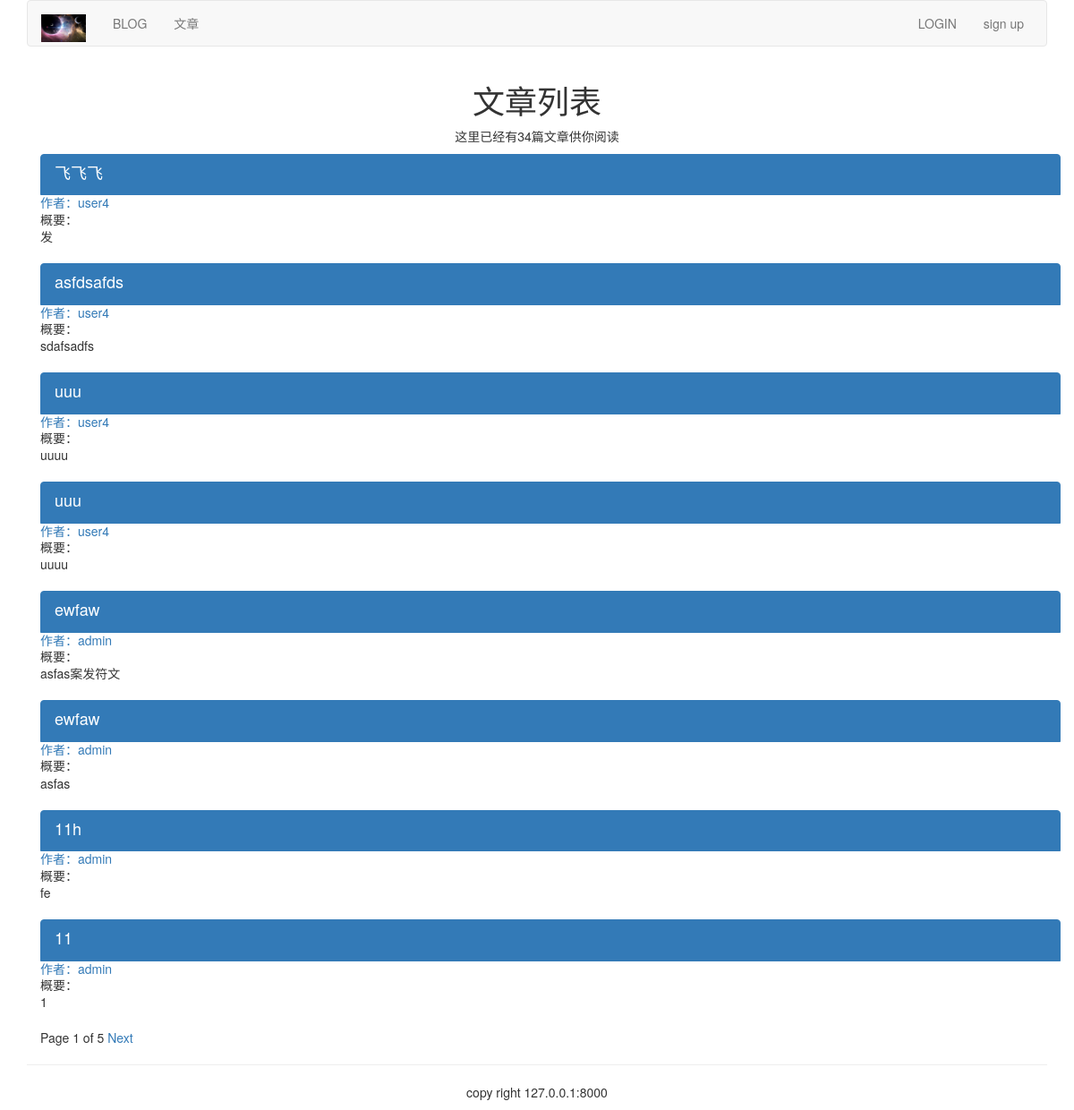
The page /article/list-article-titles/ on the database its author committed.
### article/models.py (models this page shows, shortened)
class ArticlePost(models.Model):
    author = models.ForeignKey(User, on_delete=models.CASCADE, related_name='article')
    title = models.CharField(max_length=200)
    slug = models .SlugField(max_length=500)
    column = models.ForeignKey(ArticleColumn, on_delete=models.CASCADE, related_name='article_column')
    body = models.TextField()
    created = models.DateTimeField(default=timezone.now)
    updated = models.DateTimeField(auto_now=True)
    users_like = models.ManyToManyField(User, related_name='articles_like', blank=True)
    article_tag = models.ManyToManyField(ArticleTag, related_name='article_tag')
    class Meta:
        ordering = ('-updated',)
        index_together = (('id', 'slug'),)
    def get_url_path(self):
        return reverse('article:list_article_detail', args=[self.id, self.slug])

### article/list_views.py (the view)
# urls.py: url(r'^list-article-titles/(?P<username>[-\w]+)/$',list_views.article_titles,name='author_articles'),
def article_titles(request,username=None):
    if username:
        user = User.objects.get(username=username)
        articles_title = ArticlePost.objects.filter(author=user)
        try:
            userinfo = user.userinfo
        except:
            userinfo = None
    else:
        articles_title = ArticlePost.objects.all()
    paginator = Paginator(articles_title,8)
    page = request.GET.get('page')
    try:
        current_page = paginator.page(page)
        articles = current_page.object_list
    except PageNotAnInteger:
        current_page = paginator.page(1)
        articles =current_page.object_list
    except EmptyPage:
        current_page = paginator.page(paginator.num_pages)
        articles = current_page.object_list
    if username:
        return render(request,'article/list/author_articles.html',{'articles':articles,'page':current_page,'userinfo':userinfo,'user':user})
    return render(request,'article/list/article_titles.html',{'articles':articles,'page':current_page})

### article/templatetags/article_tags.py (called while the page is built)
@register.simple_tag
def total_articles():
    return ArticlePost.objects.count()

### templates/article/list/article_titles.html (shortened to what this page needs)
{% extends 'base.html' %}
{% load article_tags %}
{% block content %}
<div class="row text-center vertical-middle-sm">
    <h1>文章列表</h1>
    <p>这里已经有{% total_articles %}篇文章供你阅读</p>
</div>
<div class="container">
    {% for article in articles %}
    <div class="list-group">
        <a href="{{ article.get_url_path }}" class="list-group-item active">
            <h4 class="list-group-item-heading">{{ article.title }}</h4></a>
        <a href="{% url 'article:author_articles' article.author.username %}">
            <p class="list-group-item-text">作者：{{ article.author.username }}</p></a>
            <p class="list-group-item-text">概要：{{ article.body|slice:'70'|linebreaks}}</p>
    </div>
    {% endfor %}
{% include 'paginator.html' %}
</div>
{% endblock %}

### rows shown on the page
ArticlePost: title "飞飞飞", author.username "user4", body "发"
ArticlePost: title "asfdsafds", author.username "user4", body "sdafsadfs"
ArticlePost: title "uuu", author.username "user4", body "uuuu"
ArticlePost: title "uuu", author.username "user4", body "uuuu"
ArticlePost: title "ewfaw", author.username "admin", body "asfas案发符文"
ArticlePost: title "ewfaw", author.username "admin", body "asfas"
ArticlePost: title "11h", author.username "admin", body "fe"
ArticlePost: title "11", author.username "admin", body "1"

### other values the page prints
{{ page.number }} "1"
{{ page.paginator.num_pages }} "5"
